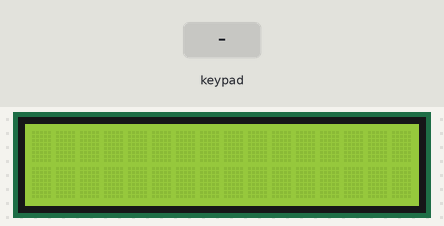
Recording of a sketch running on a simulated Arduino Uno, built with avr-gcc and run on an emulated ATmega328P. Parts: 16×2 character LCD. The inputs (shaded band) are chosen by the test bench. What the sketch prints to the serial monitor is not drawn.

Above: at 1.2 s.
1.3 s: keypad keys 7 + 5 = pressed 0.4 s apart
At 3.4 s:
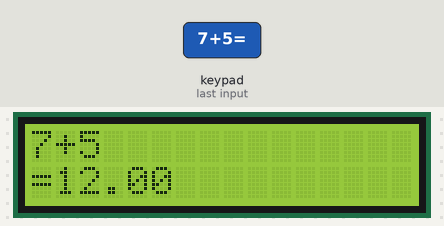
4.4 s: key '=' pressed
At 5.6 s:
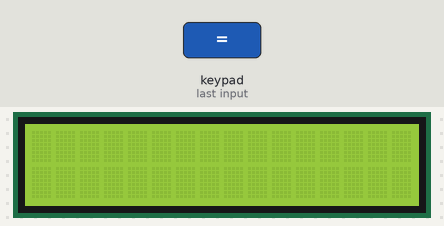
5.9 s: keypad keys 6 * 7 = pressed 0.4 s apart
At 8.1 s:
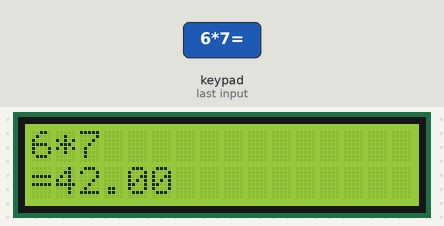
Timing chart, 0 to 9.6 s (numbered marks = the images above; inputs shaded):
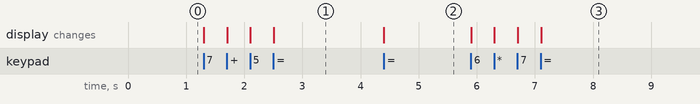

Measured:
- after the input at 1.3 s, the display: first changes at once (image 1 shows a later state)
- after the input at 4.4 s, the display: changes at once (image 2)
- after the input at 5.9 s, the display: first changes at once (image 3 shows a later state)

The sketch:

calculadora.ino
```cpp
/*
 Code of the arduino calculator.
 Version: 1.0

  This code convert the Arduino Uno in a simple calculator  which can add, subtract, multiply and divide
  two different numbers.

 made by: Álvaro Borges Suárez
 github: https://github.com/Alvaro-BS
 */


//libraries
#include <Keypad.h>
#include <LiquidCrystal.h>

const int rs = 19, en = 18, d4 = 17, d5 = 16, d6 = 15, d7 = 14;
LiquidCrystal lcd(rs, en, d4, d5, d6, d7);

const byte ROWS = 4; //four rows
const byte COLS = 4; //four columns
//define the symbols on the buttons of the keypads
char hexaKeys[ROWS][COLS] = {
  {'1', '2', '3', '+'},
  {'4', '5', '6', '-'},
  {'7', '8', '9', '*'},
  {'=', '0', '/', '.'}
};
byte rowPins[ROWS] = {6, 7, 8, 9}; //connect to the row pinouts of the keypad
byte colPins[COLS] = {10, 11, 12, 13}; //connect to the column pinouts of the keypad

//initialize an instance of class NewKeypad
Keypad customKeypad = Keypad( makeKeymap(hexaKeys), rowPins, colPins, ROWS, COLS);

//variables
String numero = ""; //actual number
char operacion = '+'; //operation
float numero1, numero2; //number 1 and 2 of the operation
float sol; //solucion
bool solucion = HIGH; //boolean variable, LOW the calculator is bloked, HIGH the calculator is no bloked
bool operacionpuesta = LOW; //boolean variable, mean if the operation is already put

void setup() {
  //initialize display aand serial comunicacion
  lcd.begin(16, 2);
  Serial.begin(9600);
}

void loop() {

  //get a key for the keypad
  char teclapulsada = customKeypad.getKey();

  //if a key is pressed
  if (teclapulsada) {

    //if the key is an operacion
    if (teclapulsada == '+' || teclapulsada == '-' || teclapulsada == '*' || teclapulsada == '/') {
      //if the calculator is not bloked, and the operation hasn't been put yet
      if (solucion && !operacionpuesta) {
        operacionpuesta = HIGH;
        operacion = teclapulsada;
        numero1 = numero.toFloat(); //convert the actual number in a float and store it in "numero1"
        numero = "";
        //print the operation in the lcd and serial monitor
        lcd.print(operacion);
        Serial.print(" ");
        Serial.print(operacion);
        Serial.print(" ");
      }

    }

    //if the key is the equal symbol
    else if (teclapulsada == '=' ) {

      if (solucion) {
        //if the calculator is not bloked, block.
        solucion = LOW;
        operacionpuesta = LOW;
        numero2 = numero.toFloat(); //convert the actual number in a float and store it in "numero2"
        numero = "";
        sol = operaciones( numero1, numero2, operacion); //calculate the result
        //reset the variables to the next operation
        numero2 = 0;
        numero1 = 0;
        operacion = '+';
        //show the results in the lcd and serial monitor
        lcd.setCursor(0, 1);
        lcd.print("=");
        lcd.print(sol);
        Serial.print(" = ");
        Serial.println(sol);
      }
      else {
        //if the calculator is bloked, unblock and clear the lcd display
        solucion = HIGH;
        lcd.clear();
      }
    }

    //is the key is a number
    else {
      if (solucion) {
        //add the digit to the actual number
        numero += teclapulsada;
        //print the new character in the lcd and in the serial monitor
        lcd.print(teclapulsada);
        Serial.print(teclapulsada);
      }
    }
  }
}

//function, given two numbers an operacion, calculate the result
float operaciones(float a, float b, char operacion) {
  switch (operacion) {
    case '+':
      sol = a + b;
      break;
    case '-':
      sol = a - b;
      break;
    case '*':
      sol = a * b;
      break;
    case '/':
      sol = (float)a / (float)b;
      break;
  }
  return sol;
}
```
